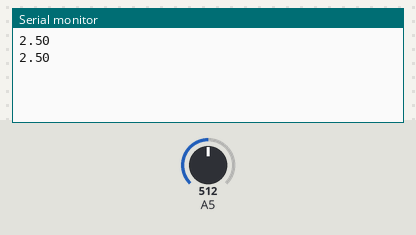
Recording of a sketch running on a simulated Arduino Uno, built with avr-gcc and run on an emulated ATmega328P. Parts: the last lines printed to the serial monitor. The inputs (shaded band) are chosen by the test bench; at power-on: A5 = 512.

Above: at 1.8 s.
1.9 s: A5 set to 716
At 2.6 s:
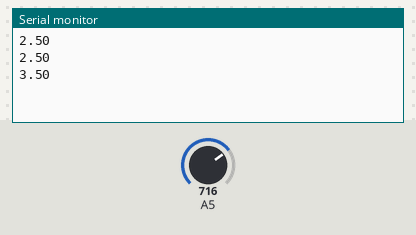
3.4 s: A5 set to 900
At 4.8 s:
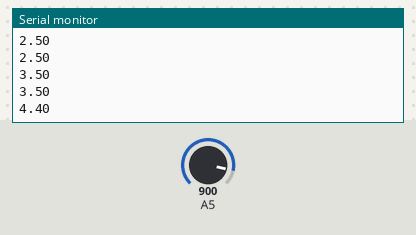
Timing chart, 0 to 6.4 s (numbered marks = the images above; inputs shaded):
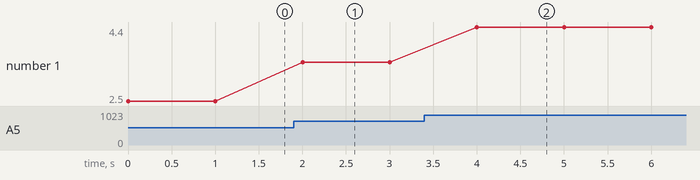

The sketch:

analog_read.ino
```cpp
int readPin=A3;
int readVal;
float V2=0;
int delayTime=1000;
void setup() {
  // put your setup code here, to run once:
  pinMode(readPin,INPUT);
  Serial.begin(9600);

}

void loop() {
  // put your main code here, to run repeatedly:
  readVal=analogRead(A5);
  V2=(5./1023.)*readVal;
  Serial.println(V2);
  delay(delayTime);


}
```

Measured:
- after the input at 1.9 s, the serial monitor: prints a new line after 0.10 s (image 1)
- after the input at 3.4 s, the serial monitor: prints a new line after 0.60 s (image 2)
- plotted number 1: 2.5 → 3.5 after the input at 1.9 s, 3.5 → 4.4 after the input at 3.4 s
